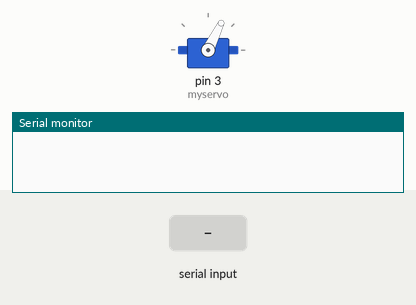
This sketch was run on a simulated Arduino Uno, built with avr-gcc and run on an emulated ATmega328P. Shown: servo, the last lines printed to the serial monitor. Inputs (shaded band) come from the test bench.

Above: at 1.2 s.
1.3 s: "-" received over Serial
At 2.4 s:
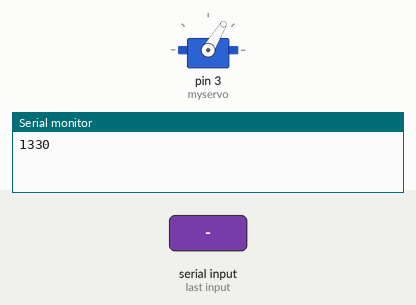
2.8 s: "+" received over Serial
At 3.5 s:
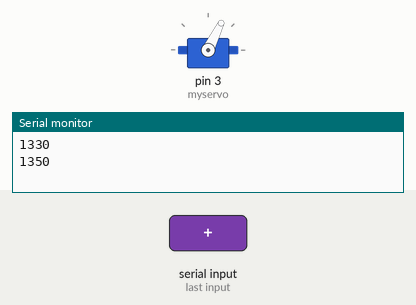
Timing chart, 0 to 5.8 s (numbered marks = the images above; inputs shaded):
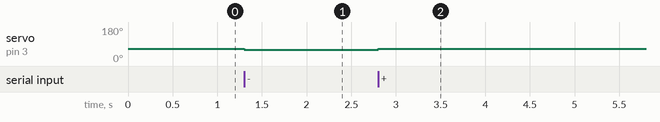

The sketch:

MCtest.ino
```cpp
// Sweep
// by BARRAGAN <http://barraganstudio.com>

// http://arduiniana.org/libraries/pwmservo/

//   Board                     SERVO_PIN_A   SERVO_PIN_B   SERVO_PIN_C
//   -----                     -----------   -----------   -----------
//   Arduino Uno, Duemilanove       9            10          (none)
//   Arduino Mega                  11            12            13
//   Sanguino                      13            12          (none)
//   Teensy 1.0                    17            18            15
//   Teensy 2.0                    14            15             4
//   Teensy++ 1.0 or 2.0           25            26            27
//   Teensy LC & 3.x                 (all PWM pins are usable)

#include <Servo.h>

Servo myservo;  // create servo object to control a servo

int spd = 1350;    // variable to store the servo position
char temp;
void setup() {
  myservo.attach(3,1100,1800);  // attaches the servo on pin 3 to the servo object
  Serial.begin(115200);
  myservo.writeMicroseconds(spd);
}


void loop() {
  while(!Serial.available()){};
  temp = Serial.read();
  if(temp=='+') spd+=20;
  else if(temp=='-') spd-=20;
  myservo.writeMicroseconds(spd);
  Serial.println(spd);
}
```

Measured:
- after the input at 1.3 s, servo on pin 3 (myservo): 64° → 59° at once
- after the input at 2.8 s, servo on pin 3 (myservo): 59° → 64° at once
